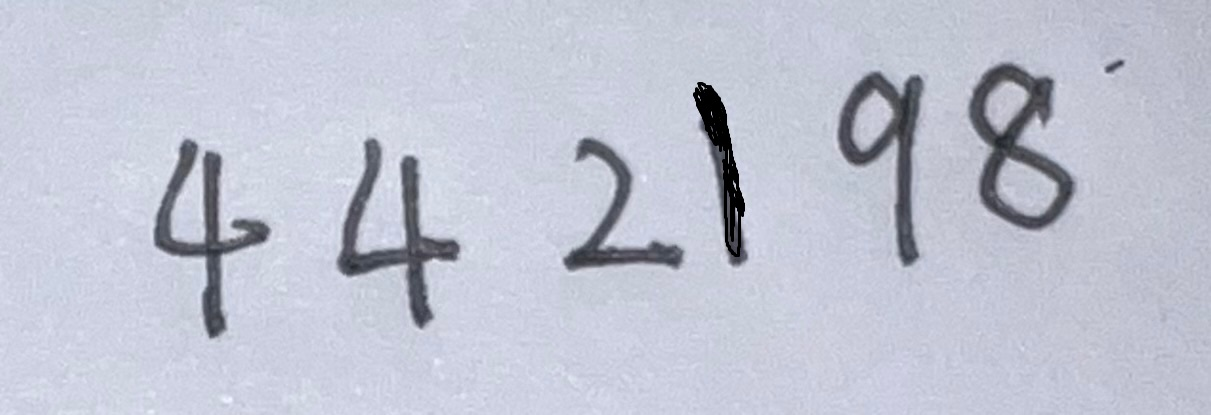
#> input picture example/example (2).png, 1211 x 415 px, found by its file name
$ python line_crop.py
#> lines starting #> are read from the running program, lines starting #| are printed output that depends on the picture; after the words box and inside, x2 and y2 are one past the last pixel; in counts of white or black regions, pixels touching at a corner belong together
#> further down, img is the input picture: shape (415, 1211, 3); mean B, G, R 210.6, 196.1, 192.6
import cv2
import numpy as np


def detect_text_lines(img, min_area=500, max_distance=60):
    #####有两个阈值min_area，max_distance，字面意思
    # 初始化矩形列表
#> called with min_area = 500, max_distance = 60
    rects = []
    # 将图像转换为灰度图像
    gray = cv2.cvtColor(img, cv2.COLOR_BGR2GRAY)
    # 应用二值化阈值
    _, binary = cv2.threshold(gray, 0, 255, cv2.THRESH_OTSU | cv2.THRESH_BINARY)
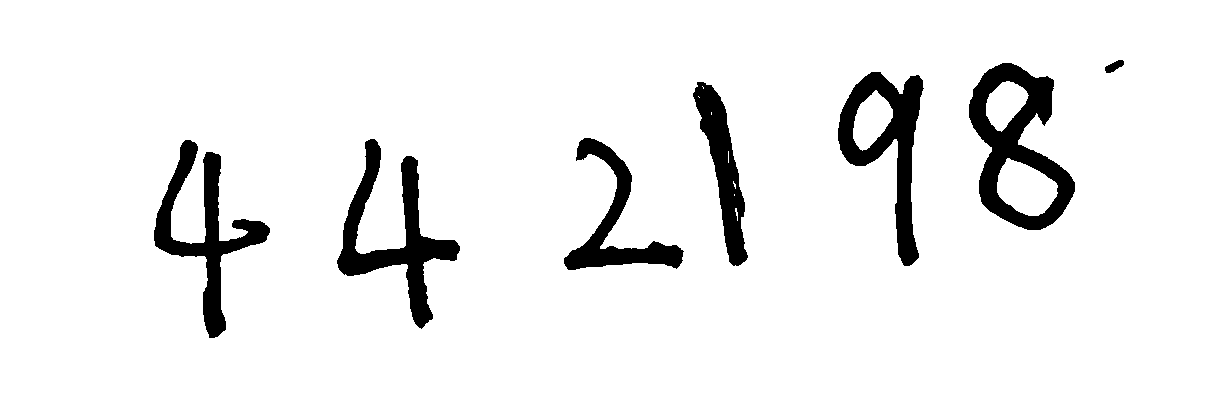
#> binary: shape (415, 1211); 93.3% white; 7 black regions, largest, box (x1, y1, x2, y2) and area: (969, 63, 1075, 230) 7270, (337, 139, 460, 329) 6410, (838, 72, 924, 266) 5946
    # 创建矩形结构元素
    rec = cv2.getStructuringElement(cv2.MORPH_RECT, (50, 3))
    # 腐蚀二值图像
    dilate0 = cv2.erode(binary, rec)
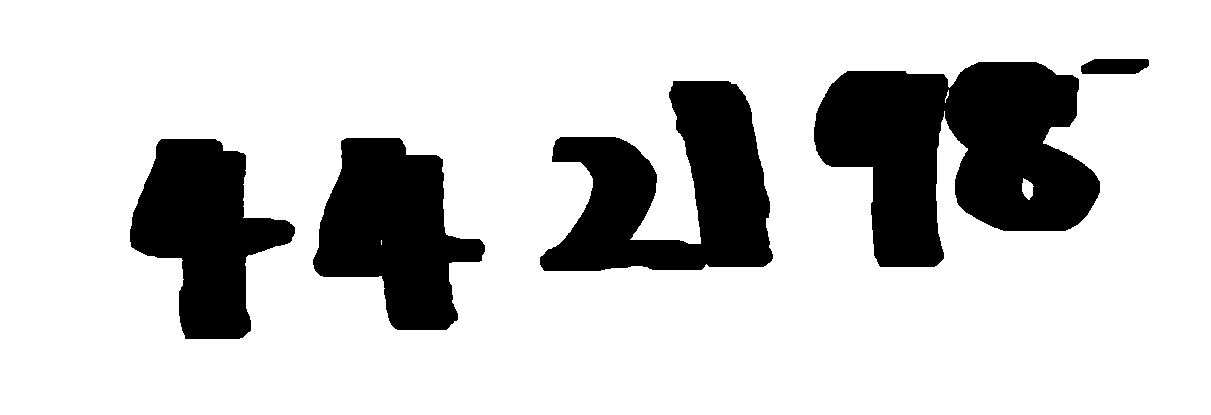
#> dilate0: shape (415, 1211); 79.7% white; 5 black regions, box (x1, y1, x2, y2) and area: (814, 62, 1100, 267) 37544, (540, 81, 773, 271) 24946, (313, 138, 485, 330) 19948, (130, 139, 295, 339) 18642, (1081, 59, 1149, 74) 914
    # 反转腐蚀后的图像
    erode2 = cv2.bitwise_not(dilate0)
#> erode2: shape (415, 1211); 20.3% white; 5 white regions
    # 查找轮廓
    counts, _ = cv2.findContours(erode2, cv2.RETR_LIST, cv2.CHAIN_APPROX_SIMPLE)
#> counts = 8 contours, 1 with area under 20; largest, box (x1, y1, x2, y2) and area: (814, 62, 1100, 267) 37190, (540, 81, 773, 271) 24424, (313, 138, 485, 330) 19631, (130, 139, 295, 339) 18321, (1081, 59, 1149, 74) 840, (1021, 177, 1035, 201) 201, (944, 89, 950, 104) 33
    # 遍历每个轮廓
    for i in range(len(counts)):
        # 如果轮廓面积小于最小面积，则忽略该轮廓
        if cv2.contourArea(counts[i]) < min_area:
            continue
        # 计算轮廓的边界矩形
        rect1 = cv2.boundingRect(counts[i])
        # 将边界矩形添加到矩形列表中
        rects.append(rect1)
#> this loop made 8 passes
#> rect1 on passes 3, 4, 6, 7, 8: (130, 139, 165, 200), (313, 138, 172, 192), (540, 81, 233, 190), (814, 62, 286, 205), (1081, 59, 68, 15)
#> after the loop, rects = [(130, 139, 165, 200), (313, 138, 172, 192), (540, 81, 233, 190), (814, 62, 286, 205), (1081, 59, 68, 15)]

    merged_rects = []
    for rect1 in rects:
        x1, y1, w1, h1 = rect1
        is_merged = False
        for i in range(len(merged_rects)):
            rect2 = merged_rects[i]
            x2, y2, w2, h2 = rect2
            if abs(y1 - y2) <= max_distance:
                merged_rects[i] = (
                    min(x1, x2), min(y1, y2), max(x1 + w1, x2 + w2) - min(x1, x2), max(y1 + h1, y2 + h2) - min(y1, y2))
                is_merged = True
                break
        if not is_merged:
            merged_rects.append(rect1)
#> this loop made 5 passes
#> after the loop, merged_rects = [(130, 59, 1019, 280)]

    finals = []
    for rect1 in merged_rects:
        x1, y1, w1, h1 = rect1
        is_contained = False
        for rect2 in merged_rects:
            x2, y2, w2, h2 = rect2
            if x1 > x2 and y1 > y2 and x1 + w1 < x2 + w2 and y1 + h1 < y2 + h2:
                is_contained = True
                break
        if not is_contained:
            finals.append(rect1)
#> this loop made 1 pass
#> after the loop, finals = [(130, 59, 1019, 280)]
    # 对矩形按中心坐标排序
    sorted_rects = sorted(finals, key=lambda r: (r[1] + r[3] / 2, r[0] + r[2] / 2))
#> sorted_rects = [(130, 59, 1019, 280)]

    # 将矩形转换为二维数组
    rows = []
    current_row = []
    for rect in sorted_rects:
        if not current_row or rect[1] + rect[3] / 2 > current_row[-1][1] + current_row[-1][3] / 2:
            # 新的一行
            if current_row:
                rows.append(current_row)
            current_row = [rect]
        else:
            # 同一行
            current_row.append(rect)
#> this loop made 1 pass
#> after the loop, rows = []
    if current_row:
        rows.append(current_row)
    return rows


def darw_rect(img):
    # Detect text lines
    rects = detect_text_lines(img)

    # Draw rectangles around detected text lines
    for rect in rects:
        x, y, w, h = rect
        cv2.rectangle(img, (x, y), (x + w, y + h), (0, 255, 0), 2)
    # 返回的是被标注了框的原图
    return img
def new_imgs(img):
    new_imgs = []
    rows = detect_text_lines(img)
#> rows = [[(130, 59, 1019, 280)]]
    for row in rows:
        for rect in row:
            x, y, w, h = rect

            # 裁剪矩形部分
            roi = img[y:y+h, x:x+w]

            # 将裁剪出的图像添加到新图像列表中
            new_imgs.append(roi)
#> this loop made 1 pass
#> after the loop, new_imgs = 1 item
    return new_imgs

if __name__ == '__main__':
    img = cv2.imread(r"C:\Users\Administrator\Documents\GitHub\UOCR\example\example (2).png")
    # img = drat_rect(img)
    # cv2.imwrite('./temp/1er.jpg', img)
    imgs = new_imgs(img)
#> imgs = 1 item
    i = 0
    for img in imgs:
        cv2.imwrite(rf'C:\Users\Administrator\Documents\GitHub\UOCR\temp\new{i}.png',img)
        i += 1
#> this loop made 1 pass
#> i on pass 1: 1
#> pass 1, `cv2.imwrite(rf'C:\Users\Administrator\Documents\GitHub\UOCR\temp\new{i..`:
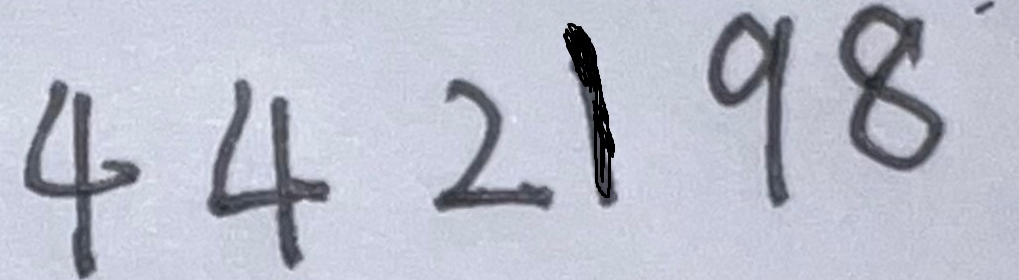
#> saved as new0.png: shape (280, 1019, 3); mean B, G, R 203.6, 189.8, 186.3
#> after the loop, i = 1

$ run again, with example/example (1).png copied over example/example (2).png
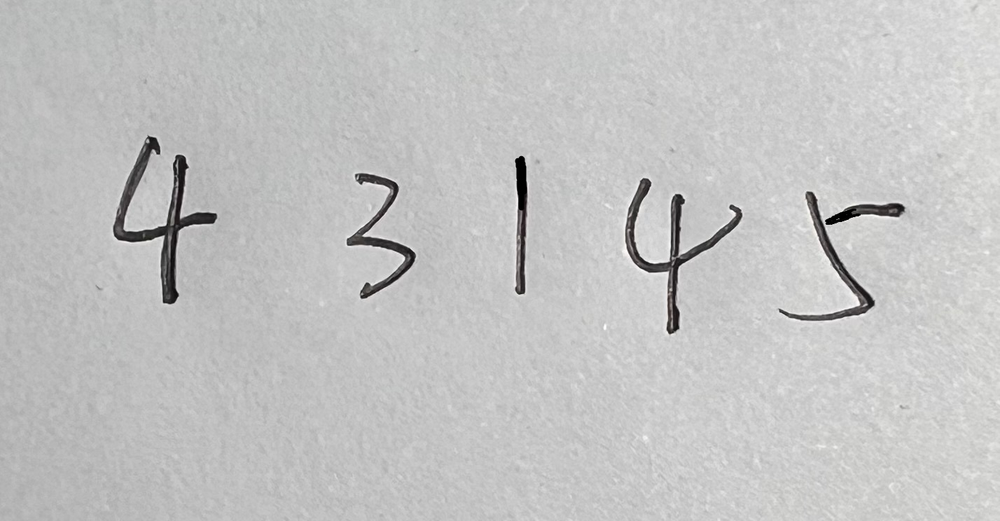
#> input picture example/example (1).png, 1000 x 521 px, shrunk from 1428 x 744 before the run, found by its file name
#> img is the input picture: shape (521, 1000, 3); mean B, G, R 194.4, 194.6, 194.6
#> in detect_text_lines, `_, binary = cv2.threshold(gray, 0, 255, cv2.THRESH_OTSU | cv2.THRESH_B..`:
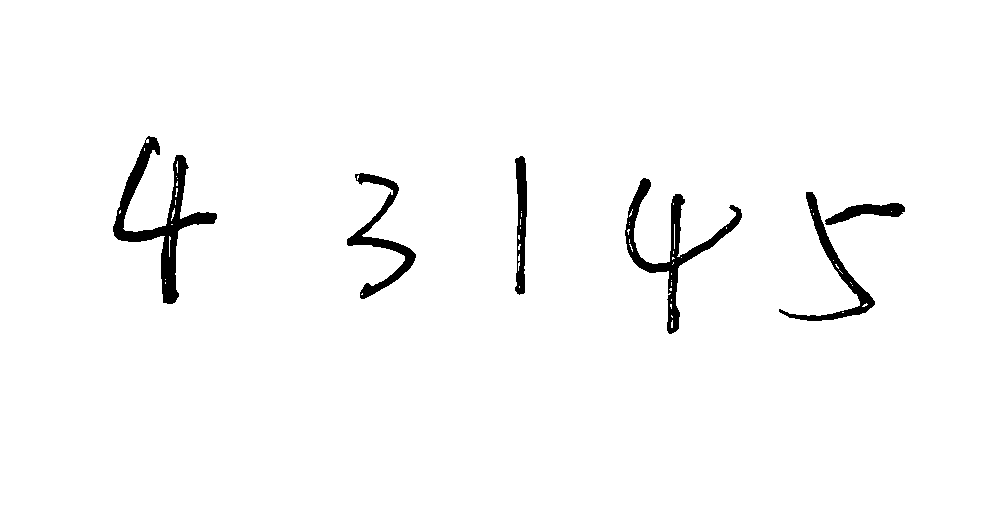
#> binary: shape (521, 1000); 97.6% white; 6 black regions, box (x1, y1, x2, y2) and area: (113, 136, 217, 304) 3826, (625, 178, 742, 334) 2951, (347, 173, 416, 299) 1861, (779, 192, 875, 321) 1708, (515, 156, 527, 295) 1152, (825, 203, 905, 225) 823
#> dilate0: shape (521, 1000); 89% white; 5 black regions, box (x1, y1, x2, y2) and area: (89, 135, 242, 305) 15374, (601, 177, 767, 335) 15154, (755, 191, 930, 322) 10223, (323, 172, 441, 300) 8597, (491, 155, 552, 296) 8157
#> erode2: shape (521, 1000); 11% white; 5 white regions
#> counts = 6 contours; box (x1, y1, x2, y2) and area: (89, 135, 242, 305) 15084, (601, 177, 767, 335) 14918, (755, 191, 930, 322) 9890, (323, 172, 441, 300) 8329, (491, 155, 552, 296) 7963, (704, 210, 713, 223) 50
#> the loop in detect_text_lines, `for i in range(len(counts)):` made 6 passes
#> rect1 on passes 2 to 6: (755, 191, 175, 131), (601, 177, 166, 158), (323, 172, 118, 128), (491, 155, 61, 141), (89, 135, 153, 170)
#> after the loop in detect_text_lines, `for i in range(len(counts)):`: rects = [(755, 191, 175, 131), (601, 177, 166, 158), (323, 172, 118, 128), (491, 155, 61, 141), (89, 135, 153, 170)]
#> the loop in detect_text_lines, `for rect1 in rects:` made 5 passes
#> after the loop in detect_text_lines, `for rect1 in rects:`: merged_rects = [(89, 135, 841, 200)]
#> the loop in detect_text_lines, `for rect1 in merged_rects:` made 1 pass
#> the loop in detect_text_lines, `for rect in sorted_rects:` made 1 pass
#> after the loop in detect_text_lines, `for rect in sorted_rects:`: rows = []
#> in new_imgs, `rows = detect_text_lines(img)`: rows = [[(89, 135, 841, 200)]]
#> the loop in new_imgs, `for row in rows:` made 1 pass
#> after the loop in new_imgs, `for row in rows:`: new_imgs = 1 item
#> the loop `for img in imgs:` made 1 pass
#> i on pass 1: 1
#> pass 1, `cv2.imwrite(rf'C:\Users\Administrator\Documents\GitHub\UOCR\temp\new{i..`:
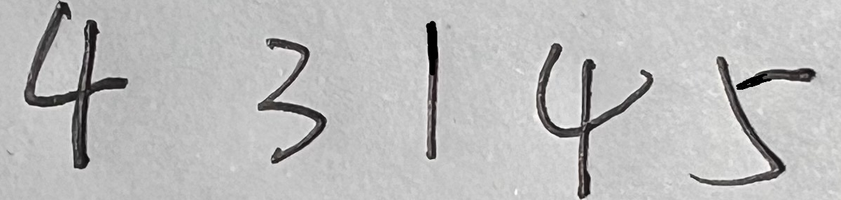
#> saved as new0.png: shape (200, 841, 3); mean B, G, R 187.7, 187.8, 188
#> after the loop `for img in imgs:`: i = 1

$ run again, with example/example (3).png copied over example/example (2).png
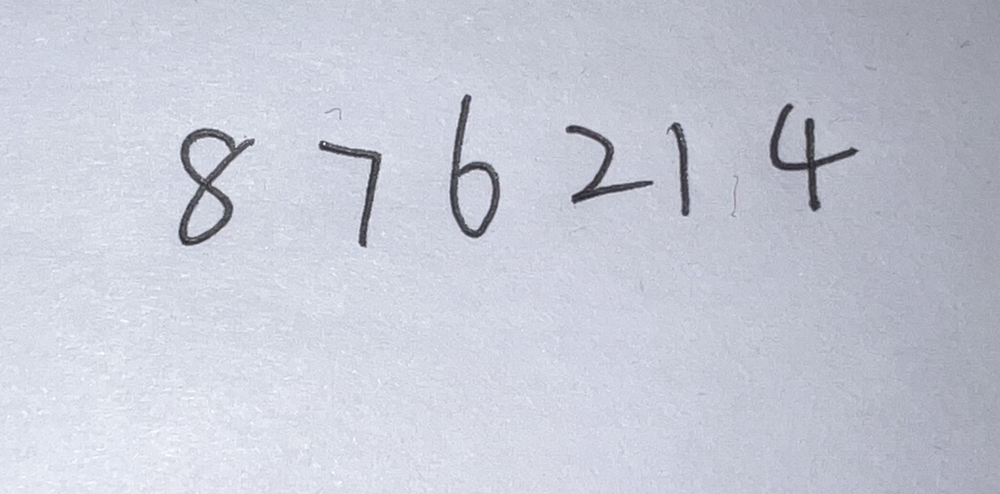
#> input picture example/example (3).png, 1000 x 494 px, shrunk from 1996 x 987 before the run, found by its file name
#> img is the input picture: shape (494, 1000, 3); mean B, G, R 213.6, 201.2, 198
#> in detect_text_lines, `_, binary = cv2.threshold(gray, 0, 255, cv2.THRESH_OTSU | cv2.THRESH_B..`:
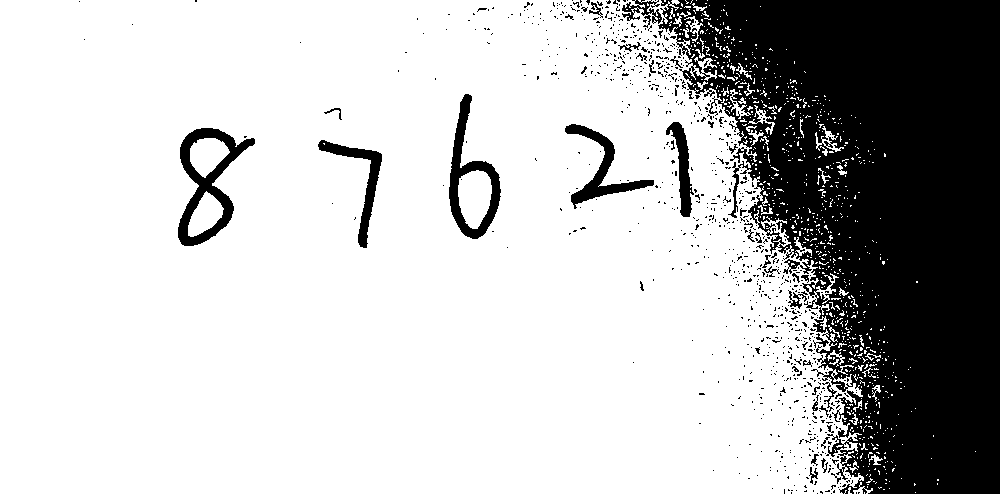
#> binary: shape (494, 1000); 75.8% white; 914 black regions (874 under 20 px), largest, box (x1, y1, x2, y2) and area: (658, 0, 1000, 494) 105380, (178, 128, 255, 246) 2913, (449, 94, 501, 239) 2300
#> dilate0: shape (494, 1000); 58% white; 26 black regions, largest, box (x1, y1, x2, y2) and area: (424, 0, 1000, 494) 172429, (419, 93, 562, 240) 11508, (154, 127, 280, 247) 11132
#> erode2: shape (494, 1000); 42% white; 26 white regions
#> counts = 36 contours, 5 with area under 20; largest, box (x1, y1, x2, y2) and area: (424, 0, 1000, 494) 169733, (419, 93, 562, 240) 11226, (154, 127, 280, 247) 10920, (294, 139, 407, 249) 6850, (300, 107, 367, 121) 732
#> the loop in detect_text_lines, `for i in range(len(counts)):` made 36 passes
#> rect1 on passes 6, 10, 14, 17, 18, 19, 34: (616, 278, 63, 14), (545, 226, 111, 10), (294, 139, 113, 110), (154, 127, 126, 120), (300, 107, 67, 14), (419, 93, 143, 147), (424, 0, 576, 494)
#> after the loop in detect_text_lines, `for i in range(len(counts)):`: rects = [(616, 278, 63, 14), (545, 226, 111, 10), (294, 139, 113, 110), (154, 127, 126, 120), (300, 107, 67, 14), (419, 93, 143, 147), (424, 0, 576, 494)]
#> the loop in detect_text_lines, `for rect1 in rects:` made 7 passes
#> after the loop in detect_text_lines, `for rect1 in rects:`: merged_rects = [(545, 226, 134, 66), (154, 93, 408, 156), (424, 0, 576, 494)]
#> the loop in detect_text_lines, `for rect1 in merged_rects:` made 3 passes
#> after the loop in detect_text_lines, `for rect1 in merged_rects:`: finals = [(154, 93, 408, 156), (424, 0, 576, 494)]
#> the loop in detect_text_lines, `for rect in sorted_rects:` made 2 passes
#> after the loop in detect_text_lines, `for rect in sorted_rects:`: rows = [[(154, 93, 408, 156)]]
#> in new_imgs, `rows = detect_text_lines(img)`: rows = [[(154, 93, 408, 156)], [(424, 0, 576, 494)]]
#> the loop in new_imgs, `for row in rows:` made 2 passes
#> after the loop in new_imgs, `for row in rows:`: new_imgs = 2 items
#> the loop `for img in imgs:` made 2 passes
#> i on passes 1 to 2: 1, 2
#> pass 2, `cv2.imwrite(rf'C:\Users\Administrator\Documents\GitHub\UOCR\temp\new{i..`:
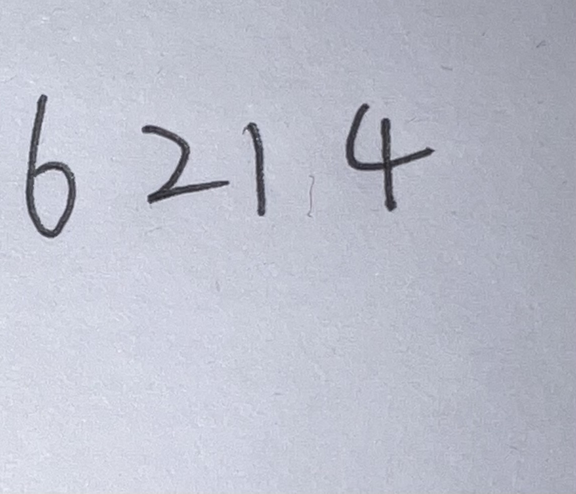
#> saved as new1.png: shape (494, 576, 3); mean B, G, R 204, 191.1, 188.3
#> after the loop `for img in imgs:`: i = 2
